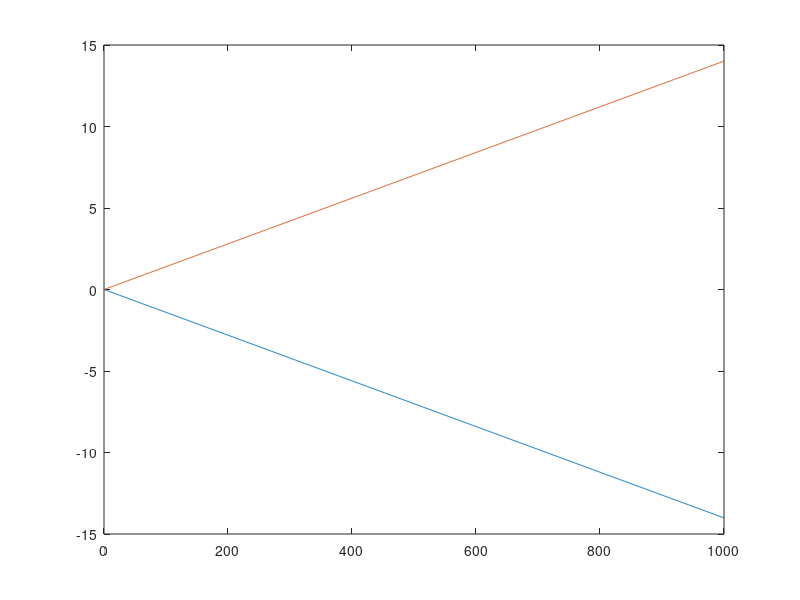

Here is the MATLAB script that generated this plot:

clear B_0;
clear g;
clear theta;
clear H;
clear eigenvals;
clear eigenvecs;

%%%%%%%%%%%% Diagonalization of Spin Hamiltonian %%%%%%%%%%%%

% Define spin operators

S_z = [1/2 0;...
       0 -1/2];
       
 
S_x = [0 1/2;...
       1/2 0];

     
S_y = [0 1/2i;...
       -1/2i 0];
 
% Spin operators squared
S_xx = S_x * S_x;
S_yy = S_y * S_y;
S_zz = S_z * S_z;
   
% Spin number
s = 1/2;

% Matrix of S^2 eigenvalue
S_sq = s*(s+1) * eye(2*s + 1);


B_0 = linspace(0,1000,1001); % static magnetic field in mT
u_0 = 13.996; % Bohr magneton-MHz/mT
g = 2.002319;

for i = 1:length(B_0)
   
    term1 = g*u_0*B_0(i)*S_z;
   
    H = term1;
    
    [V,E] = eig(H,'vector'); % V is matrix of eigenvectors, D is column of eigenvalues
    
    eigenvals(:,i) = E/1000; % each individual D is the ith column of eigenval
    eigenvecs(:,:,i) = V; % each individual V is the ith item in eigenvecs               
    % eigenvecs is not used, but nice to have for reference
    % basis is |s,m>
end

eigenvals_vs_BField_data = [transpose(B_0),transpose(eigenvals)];

plot(B_0,eigenvals_vs_BField_data(:,2),B_0,eigenvals_vs_BField_data(:,3))

    % plots each column of data separately
